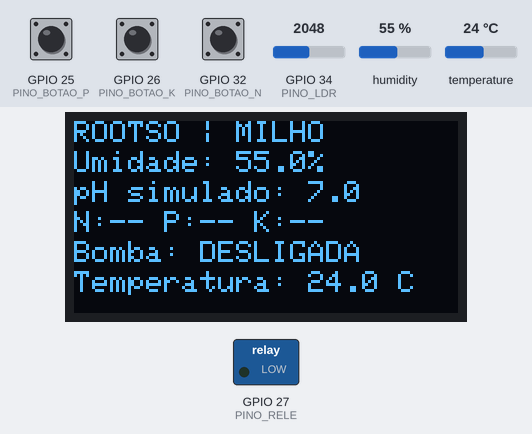
Bench run of a sketch on a simulated ESP32. Parts: 128×64 one-colour display, switched loads named in the sketch (green lamp = pin HIGH). The test bench sets the inputs (shaded band); at power-on: humidity 55 %, GPIO 25 (PINO_BOTAO_P) HIGH, GPIO 26 (PINO_BOTAO_K) HIGH, GPIO 32 (PINO_BOTAO_N) HIGH, GPIO 34 (PINO_LDR) = 2048, temperature 24 °C. What the sketch prints to the serial monitor is not drawn.

Above: at 6.2 s.
6.3 s: humidity set to 41 %
At 8.4 s:
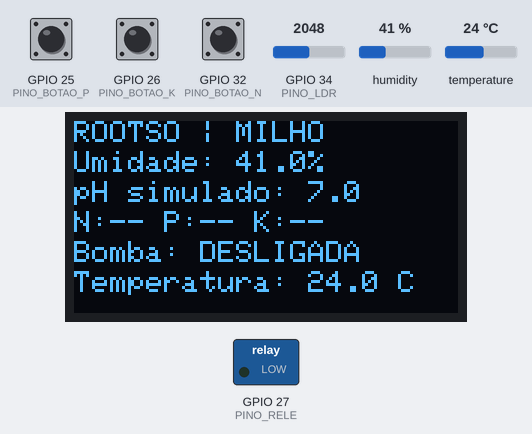
9.5 s: humidity set to 38 %
At 11.5 s:
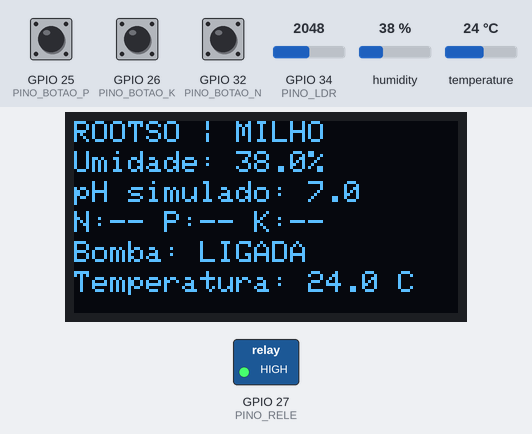
12.7 s: GPIO 25 (PINO_BOTAO_P) pulled LOW for 2.75 s
At 16.5 s:
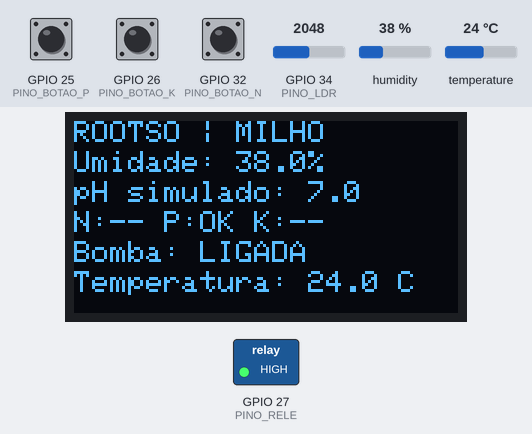
19.0 s: GPIO 26 (PINO_BOTAO_K) pulled LOW for 2.75 s
At 21.5 s:
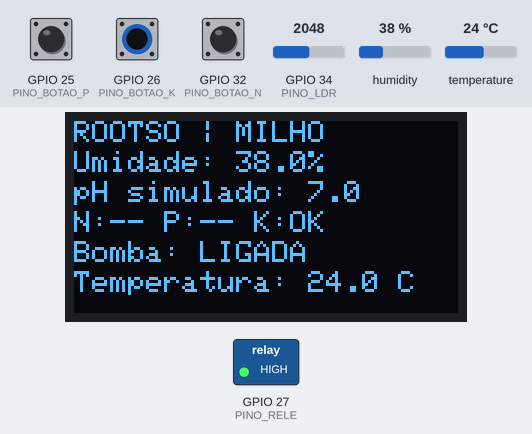
24.1 s: GPIO 32 (PINO_BOTAO_N) pulled LOW for 2.75 s
At 25.4 s:
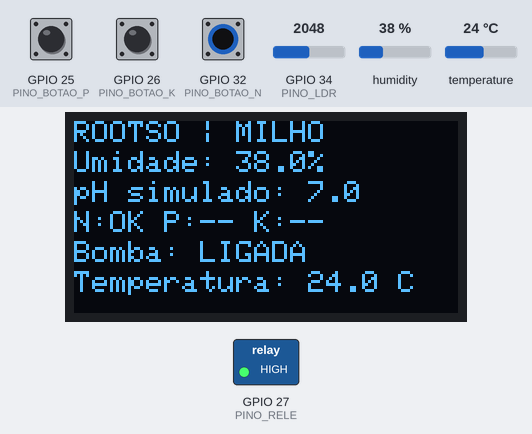
29.1 s: GPIO 34 (PINO_LDR) set to 2866
At 30.4 s:
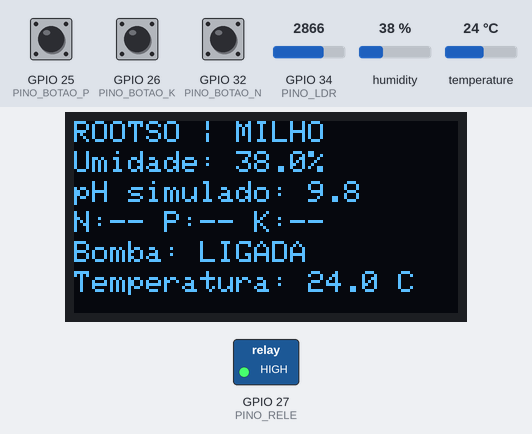
Timing chart, 0 to 32.1 s (numbered marks = the images above; inputs shaded):
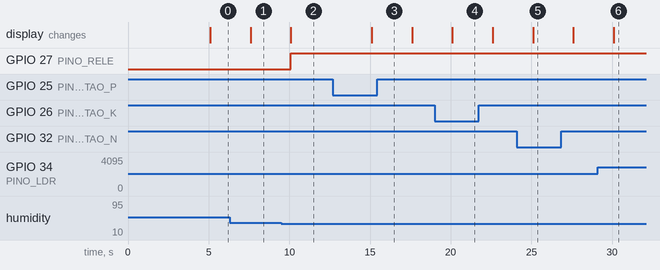

Measured:
- the behaviour switches between 40 and 39 % on humidity (found by bisection; images 1 and 2)
- after the input at 6.3 s, the display: changes after 1.3 s (image 1)
- after the input at 9.5 s, GPIO 27 (PINO_RELE): LOW → HIGH after 0.57 s; the display: changes after 0.60 s (image 2)
- after the input at 12.7 s, the display: changes after 2.4 s (image 3)
- after the input at 19.0 s, the display: changes after 1.1 s (image 4)
- after the input at 24.1 s, the display: changes after 1.0 s (image 5)
- after the input at 29.1 s, the display: changes after 1.0 s (image 6)

The sketch:

sketch.ino
```cpp
#include <Wire.h>
#include <Adafruit_GFX.h>
#include <Adafruit_SSD1306.h>
#include <DHTesp.h>

// ----- OLED -----
const int LARGURA_TELA = 128;
const int ALTURA_TELA = 64;
const int PINO_SDA_OLED = 21;
const int PINO_SCL_OLED = 22;
const int ENDERECO_OLED = 0x3C;

Adafruit_SSD1306 tela(
  LARGURA_TELA,
  ALTURA_TELA,
  &Wire,
  -1
);

// ----- Pinos do circuito -----
const int PINO_DHT = 15;
const int PINO_LDR = 34;
const int PINO_BOTAO_N = 32;
const int PINO_BOTAO_P = 25;
const int PINO_BOTAO_K = 26;
const int PINO_RELE = 27;

// ----- Sensor DHT22 -----
DHTesp sensorDHT;

// ----- Irrigação -----
// Valores didáticos para a simulação, não são recomendações agronômicas.
const float UMIDADE_LIGA = 40.0;
const float UMIDADE_DESLIGA = 45.0;

// O módulo de relé Wokwi normalmente é acionado com HIGH.
// Se o seu funcionar invertido, troque HIGH por LOW nestas constantes.
const int RELE_LIGADO = HIGH;
const int RELE_DESLIGADO = LOW;

// Fazemos a leitura do DHT22 em intervalos, em vez de a cada passagem do loop.
const unsigned long INTERVALO_LEITURA = 2500;
unsigned long ultimaLeitura = 0;

// Últimas leituras
float temperatura = NAN;
float umidade = NAN;
float phSimulado = 0.0;
int leituraLDR = 0;

bool bombaLigada = false;

// Botão pressionado será interpretado como nutriente presente/adequado.
// Com INPUT_PULLUP, pressionado = LOW; solto = HIGH.
bool nitrogenioAdequado = false;
bool fosforoAdequado = false;
bool potassioAdequado = false;

void atualizarSensores() {
  TempAndHumidity dados = sensorDHT.getTempAndHumidity();

  temperatura = dados.temperature;
  umidade = dados.humidity;

  leituraLDR = analogRead(PINO_LDR);

  // Conversão didática do valor do LDR para uma escala de 0 a 14.
  // Não é uma medição real de pH: o LDR mede intensidade de luz.
  phSimulado = (leituraLDR / 4095.0) * 14.0;

  nitrogenioAdequado = (digitalRead(PINO_BOTAO_N) == LOW);
  fosforoAdequado = (digitalRead(PINO_BOTAO_P) == LOW);
  potassioAdequado = (digitalRead(PINO_BOTAO_K) == LOW);

  Serial.println("----- ROOTSO | Milho -----");

  if (isnan(umidade) || isnan(temperatura)) {
    Serial.println("Erro na leitura do DHT22.");
  } else {
    Serial.print("Umidade simulada: ");
    Serial.print(umidade, 1);
    Serial.println("%");

    Serial.print("Temperatura: ");
    Serial.print(temperatura, 1);
    Serial.println(" C");
  }

  Serial.print("LDR: ");
  Serial.print(leituraLDR);
  Serial.print(" | pH simulado: ");
  Serial.println(phSimulado, 1);

  Serial.print("N: ");
  Serial.print(nitrogenioAdequado ? "OK" : "baixo");
  Serial.print(" | P: ");
  Serial.print(fosforoAdequado ? "OK" : "baixo");
  Serial.print(" | K: ");
  Serial.println(potassioAdequado ? "OK" : "baixo");
}

void controlarIrrigacao() {
  // Sem leitura válida, a bomba fica desligada por segurança.
  if (isnan(umidade)) {
    bombaLigada = false;
  } else if (!bombaLigada && umidade < UMIDADE_LIGA) {
    bombaLigada = true;
  } else if (bombaLigada && umidade >= UMIDADE_DESLIGA) {
    bombaLigada = false;
  }

  digitalWrite(
    PINO_RELE,
    bombaLigada ? RELE_LIGADO : RELE_DESLIGADO
  );

  Serial.print("Irrigacao: ");
  Serial.println(bombaLigada ? "LIGADA" : "DESLIGADA");

}

void atualizarTela() {
  tela.clearDisplay();
  tela.setTextColor(SSD1306_WHITE);
  tela.setTextSize(1);

  tela.setCursor(0, 0);
  tela.println("ROOTSO | MILHO");

  tela.setCursor(0, 10);
  if (isnan(umidade)) {
    tela.println("Umidade: erro DHT22");
  } else {
    tela.print("Umidade: ");
    tela.print(umidade, 1);
    tela.println("%");
  }

  tela.setCursor(0, 20);
  tela.print("pH simulado: ");
  tela.println(phSimulado, 1);

  tela.setCursor(0, 30);
  tela.print("N:");
  tela.print(nitrogenioAdequado ? "OK " : "-- ");
  tela.print("P:");
  tela.print(fosforoAdequado ? "OK " : "-- ");
  tela.print("K:");
  tela.println(potassioAdequado ? "OK" : "--");

  tela.setCursor(0, 40);
  tela.print("Bomba: ");
  tela.println(bombaLigada ? "LIGADA" : "DESLIGADA");

  tela.setCursor(0, 50);
  if (isnan(temperatura)) {
    tela.println("Temperatura: --");
  } else {
    tela.print("Temperatura: ");
    tela.print(temperatura, 1);
    tela.println(" C");
  }

  tela.display();
}

void setup() {
  Serial.begin(115200);

  pinMode(PINO_BOTAO_N, INPUT_PULLUP);
  pinMode(PINO_BOTAO_P, INPUT_PULLUP);
  pinMode(PINO_BOTAO_K, INPUT_PULLUP);

  pinMode(PINO_RELE, OUTPUT);
  digitalWrite(PINO_RELE, RELE_DESLIGADO);

  Wire.begin(PINO_SDA_OLED, PINO_SCL_OLED);

  if (!tela.begin(SSD1306_SWITCHCAPVCC, ENDERECO_OLED)) {
    Serial.println("Erro ao iniciar o OLED.");
    while (true) {
      delay(10);
    }
  }

  sensorDHT.setup(PINO_DHT, DHTesp::DHT22);

  tela.clearDisplay();
  tela.setTextColor(SSD1306_WHITE);
  tela.setTextSize(1);
  tela.setCursor(50, 0);
  tela.println("ROOTSO");
  tela.println();
  tela.println();
  tela.println();
  tela.println("Iniciando sensores...");
  tela.display();

  delay(5000);
}

void loop() {
  unsigned long agora = millis();

  if (agora - ultimaLeitura >= INTERVALO_LEITURA) {
    ultimaLeitura = agora;

    atualizarSensores();
    controlarIrrigacao();
    atualizarTela();
  }
}
```
